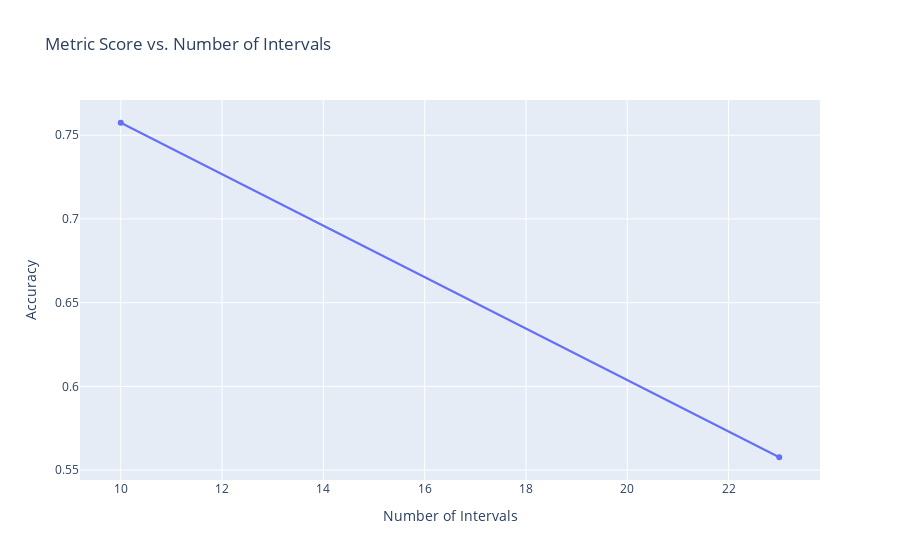

The notebook cell this image was saved under:
### Code cell
testing_intervals(
    model_name="xgboost_regressor",
    model_class=PriceRegressorXGBoostModel,
    hyperparameters_class=PriceRegressorXGBoostModelHyperparams,
    metric=MetricEnum.ACCURACY,
    intervals_functions=functions,
    max_iters=10,
    gpu_mode=False,
)

### Figure 1 — Plotly figure (JSON) as saved in the notebook; plotly's stock layout.template omitted (floating-point values rounded to 4 significant figures)
{"data": [{"hovertemplate": "Number of Intervals=%{x}<br>Accuracy=%{y}<extra></extra>", "legendgroup": "", "marker": {"color": "#636efa", "symbol": "circle"}, "mode": "markers+lines", "name": "", "orientation": "v", "showlegend": false, "type": "scatter", "x": [10, 23], "xaxis": "x", "y": [0.7574, 0.5577], "yaxis": "y"}], "layout": {"legend": {"tracegroupgap": 0}, "title": {"text": "Metric Score vs. Number of Intervals"}, "xaxis": {"anchor": "y", "domain": [0, 1], "title": {"text": "Number of Intervals"}}, "yaxis": {"anchor": "x", "domain": [0, 1], "title": {"text": "Accuracy"}}}}
